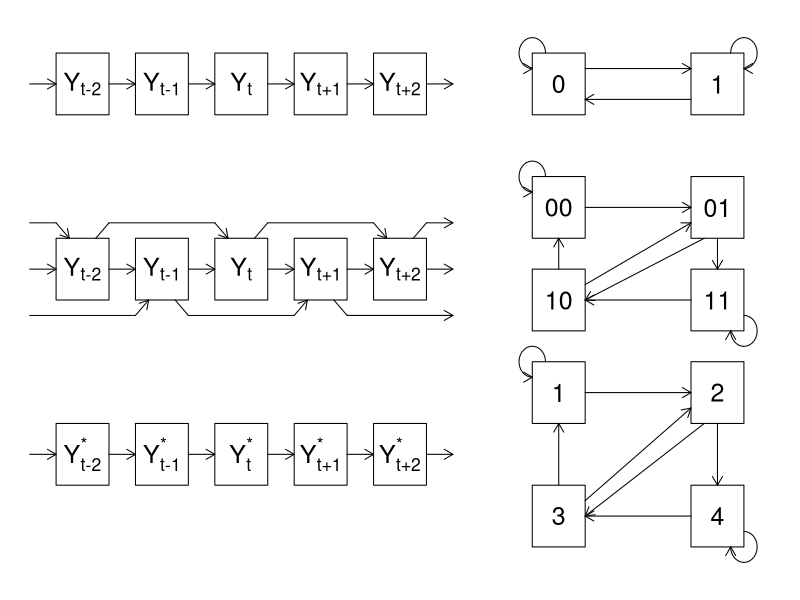

This figure's R source:
par(mar=c(0,0,0,0),oma=c(0,0,0,0))
r <- 0.25
text.cex <- 1.5
ar.len <- 0.1
row <- c(4.5,3.5,2.5,1.5)
col<-c(1,2,3,4,5,6,7,8)
col<-seq(0.5,8,by=0.75)

plot(1,1,xlim=c(0,7),ylim=c(0.5,5),col="white",axes=FALSE,ylab="",xlab="")

for(i in 1:5){
    polygon(col[i]+r*c(-1,1,1,-1),row[1]+ r*c(1,1,-1,-1))
    arrows(x0=col[i]+r,y0=row[1],x1=col[i+1]-r,y1=row[1],length=ar.len)
}

text(col[1],row[1],expression(Y["t-2"]),cex=text.cex)
text(col[2],row[1],expression(Y["t-1"]),cex=text.cex)
text(col[3],row[1],expression(Y["t"]),cex=text.cex)
text(col[4],row[1],expression(Y["t+1"]),cex=text.cex)
text(col[5],row[1],expression(Y["t+2"]),cex=text.cex)
arrows(x0=0,y0=row[1],x1=col[1]-r,y1=row[1],length=ar.len)




## Row 2

row <- c(4.5,3.5,2.5,1.5)
row[2] <-3
for(i in 1:5){
    polygon(col[i]+r*c(-1,1,1,-1),row[2]+ r*c(1,1,-1,-1))
    arrows(x0=col[i]+r,y0=row[2],x1=col[i+1]-r,y1=row[2],length=ar.len)
}


text(col[1],row[2],expression(Y["t-2"]),cex=text.cex)
text(col[2],row[2],expression(Y["t-1"]),cex=text.cex)
text(col[3],row[2],expression(Y["t"]),cex=text.cex)
text(col[4],row[2],expression(Y["t+1"]),cex=text.cex)
text(col[5],row[2],expression(Y["t+2"]),cex=text.cex)
arrows(x0=0,y0=row[2],x1=col[1]-r,y1=row[2],length=ar.len)

lines(c(0,col[1]-r),row[2]+3/2*r*c(1,1))
arrows(x0=col[1]-r,y0=row[2]+3/2*r,x1=col[1]-r/2,y1=row[2]+r,length=ar.len)

lines(c(col[1]+r/2,col[1]+r),c(row[2]+r,row[2]+3/2*r))
lines(c(col[1]+r,col[3]-r),row[2]+3/2*r*c(1,1))
arrows(x0=col[3]-r,y0=row[2]+3/2*r,x1=col[3]-r/2,y1=row[2]+r,length=ar.len)

lines(c(col[3]+r/2,col[3]+r),c(row[2]+r,row[2]+3/2*r))
lines(c(col[3]+r,col[5]-r),row[2]+3/2*r*c(1,1))

arrows(x0=col[5]-r,y0=row[2]+3/2*r,x1=col[5]-r/2,y1=row[2]+r,length=ar.len)

lines(c(col[5]+r/2,col[5]+r),c(row[2]+r,row[2]+3/2*r))
arrows(x0=col[5]+r,y0=row[2]+3/2*r,x1=col[6]-r,y1=row[2]++3/2*r,length=ar.len)


lines(c(0,col[2]-r),row[2]-3/2*r*c(1,1))
arrows(x0=col[2]-r,y0=row[2]-3/2*r,x1=col[2]-r/2,y1=row[2]-r,length=ar.len)

lines(c(col[2]+r/2,col[2]+r),c(row[2]-r,row[2]-3/2*r))
lines(c(col[2]+r,col[4]-r),row[2]-3/2*r*c(1,1))
arrows(x0=col[4]-r,y0=row[2]-3/2*r,x1=col[4]-r/2,y1=row[2]-r,length=ar.len)

lines(c(col[4]+r/2,col[4]+r),c(row[2]-r,row[2]-3/2*r))
lines(c(col[4]+r,col[6]-r),row[2]-3/2*r*c(1,1))
arrows(x0=col[4]+r,x1=col[6]-r,y0=row[2]-3/2*r,y1=row[2]-3/2*r,length=ar.len)





## Row 3
row <- c(4.5,3.5,2.5,1.5)
row[3] <- 1.5

for(i in 1:5){
    polygon(col[i]+r*c(-1,1,1,-1),row[3]+ r*c(1,1,-1,-1))
    arrows(x0=col[i]+r,y0=row[3],x1=col[i+1]-r,y1=row[3],length=ar.len)
}

text(col[1],row[3],expression(Y["t-2"]^"*"),cex=text.cex)
text(col[2],row[3],expression(Y["t-1"]^"*"),cex=text.cex)
text(col[3],row[3],expression(Y["t"]^"*"),cex=text.cex)
text(col[4],row[3],expression(Y["t+1"]^"*"),cex=text.cex)
text(col[5],row[3],expression(Y["t+2"]^"*"),cex=text.cex)
arrows(x0=0,y0=row[3],x1=col[1]-r,y1=row[3],length=ar.len)






##################################################
##
##################################################
row <- c(4.5,3.5,2.5,1.5)


polygon(col[7]+r*c(-1,1,1,-1),row[1]+ r*c(1,1,-1,-1))
text(col[7],row[1],expression(0),cex=text.cex)

polygon(col[9]+r*c(-1,1,1,-1),row[1]+ r*c(1,1,-1,-1))
text(col[9],row[1],expression(1),cex=text.cex)

arrows(x0=col[7]+r,y0=row[1]+r/2,x1=col[9]-r,y1=row[1]+r/2,length=ar.len)
arrows(x1=col[7]+r,y1=row[1]-r/2,x0=col[9]-r,y0=row[1]-r/2,length=ar.len)


theta <- seq(-pi,0.5*pi,length=100)
lines(sin(theta)*r*0.5+col[7]-r,cos(theta)*r*0.5+row[1]+r)
arrows(x0=col[7]-r-0.001,y0=row[1]+0.5*r,x1=col[7]-r,y1=row[1]+0.5*r,length=ar.len)


theta <- seq(-0.5*pi,1*pi,length=100)
lines(sin(theta)*r*0.5+col[9]+r,cos(theta)*r*0.5+row[1]+r)
arrows(x0=col[9]+r+0.001,y0=row[1]+0.5*r,x1=col[9]+r,y1=row[1]+0.5*r,length=ar.len)



##################################################
##
##################################################


polygon(col[7]+r*c(-1,1,1,-1),row[2]+ r*c(1,1,-1,-1))
text(col[7],row[2],expression("00"),cex=text.cex)


theta <- seq(-pi,0.5*pi,length=100)
lines(sin(theta)*r*0.5+col[7]-r,cos(theta)*r*0.5+row[2]+r)
arrows(x0=col[7]-r-0.001,y0=row[2]+0.5*r,x1=col[7]-r,y1=row[2]+0.5*r,length=ar.len)


polygon(col[9]+r*c(-1,1,1,-1),row[2]+ r*c(1,1,-1,-1))
text(col[9],row[2],expression("01"),cex=text.cex)

arrows(x0=col[7]+r,y0=row[2],x1=col[9]-r,y1=row[2],length=ar.len)


polygon(col[7]+r*c(-1,1,1,-1),row[3]+r+ r*c(1,1,-1,-1))
text(col[7],row[3]+r,expression("10"),cex=text.cex)

arrows(x0=col[7],y0=row[3]+2*r,x1=col[7],y1=row[2]-r,length=ar.len)
arrows(x0=col[7]+r,y0=row[3]+1.5*r,x1=col[9]-r,y1=row[2]-0.5*r,length=ar.len)
arrows(x1=col[7]+r,y1=row[3]+r,x0=col[9]-0.5*r,y0=row[2]-r,length=ar.len)


polygon(col[9]+r*c(-1,1,1,-1),row[3]+r+ r*c(1,1,-1,-1))
text(col[9],row[3]+r,expression("11"),cex=text.cex)

arrows(x1=col[9],y1=row[3]+2*r,x0=col[9],y0=row[2]-r,length=ar.len)
arrows(x0=col[9]-r,y0=row[3]+r,x1=col[7]+r,y1=row[3]+r,length=ar.len)


theta <- seq(0,1.5*pi,length=100)
lines(sin(theta)*r*0.5+col[9]+r,cos(theta)*r*0.5+row[3])
arrows(x0=col[9]+0.5*r,y0=row[3]-0.001,x1=col[9]+0.5*r,y1=row[3],length=ar.len)


##################################################
##
##################################################


polygon(col[7]+r*c(-1,1,1,-1),row[4]+2*r+ r*c(1,1,-1,-1))
text(col[7],row[4]+2*r,expression(1),cex=text.cex)
 
theta <- seq(-pi,0.5*pi,length=100)
lines(sin(theta)*r*0.5+col[7]-r,cos(theta)*r*0.5+row[4]+3*r)
arrows(x0=col[7]-r-0.001,y0=row[4]+2.5*r,x1=col[7]-r,y1=row[4]+2.5*r,length=ar.len)
 
 
polygon(col[9]+r*c(-1,1,1,-1),row[4]+2*r+ r*c(1,1,-1,-1))
text(col[9],row[4]+2*r,expression("2"),cex=text.cex)
 
arrows(x0=col[7]+r,y0=row[4]+2*r,x1=col[9]-r,y1=row[4]+2*r,length=ar.len)
 

polygon(col[7]+r*c(-1,1,1,-1),row[4]-2*r+ r*c(1,1,-1,-1))
text(col[7],row[4]-2*r,expression("3"),cex=text.cex)

arrows(x0=col[7],y0=row[4]-r,x1=col[7],y1=row[4]+r,length=ar.len)
arrows(x0=col[7]+r,y0=row[4]-1.5*r,x1=col[9]-r,y1=row[4]+1.5*r,length=ar.len)
arrows(x1=col[7]+r,y1=row[4]-2*r,x0=col[9]-0.5*r,y0=row[4]+r,length=ar.len)
 
polygon(col[9]+r*c(-1,1,1,-1),row[4]-2*r+ r*c(1,1,-1,-1))
 text(col[9],row[4]-2*r,expression("4"),cex=text.cex)
 
arrows(x0=col[9],y0=row[4]+r,x1=col[9],y1=row[4]-r,length=ar.len)
arrows(x0=col[9]-r,y0=row[4]-2*r,x1=col[7]+r,y1=row[4]-2*r,length=ar.len)
  
 theta <- seq(0,1.5*pi,length=100)
 lines(sin(theta)*r*0.5+col[9]+r,cos(theta)*r*0.5+row[4]-3*r)
 arrows(x0=col[9]+0.5*r,y0=row[4]-3*r-0.001,x1=col[9]+0.5*r,y1=row[4]-3*r,length=ar.len)
